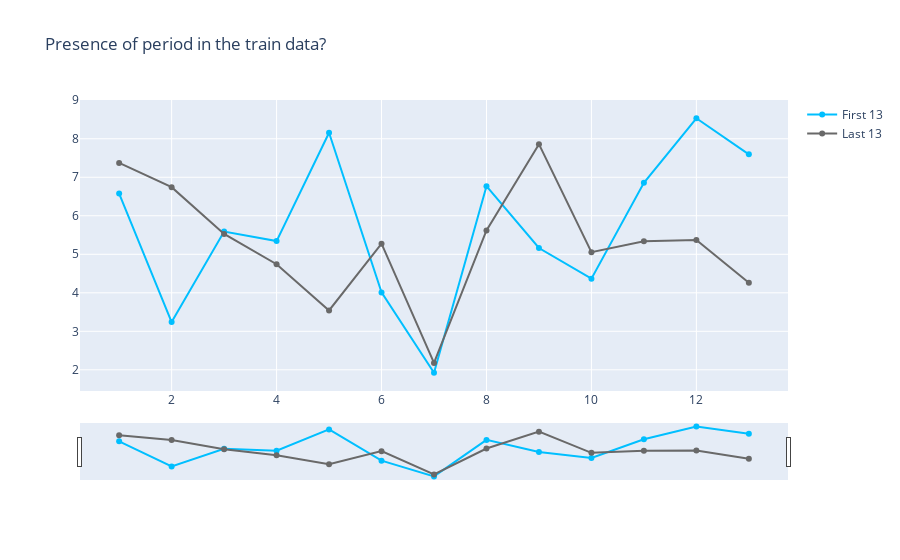

Source (notebook cell):
### Markdown cell above
Okay, The train data here is very large so let's try whether there is same pattern for the first and last 13 serial no's as observed above.

### Code cell
temp_1 = train_df[:13]
temp_2 = train_df[len(train_df)-13:]

temp_2["s.no"]  =[i for i in range(1,14)]
temp_1.EQ  = temp_1.EQ.map(lambda x: np.log(x))
temp_2.EQ  = temp_2.EQ .map(lambda x: np.log(x))


fig = go.Figure()

fig.add_trace(go.Scatter(x=temp_1["s.no"], y=temp_1['EQ'], name="First 13",
                         line_color='deepskyblue'))

fig.add_trace(go.Scatter(x=temp_2["s.no"], y=temp_2['EQ'], name="Last 13",
                         line_color='dimgray'))

fig.update_layout(title_text='Presence of period in the train data?',
                  xaxis_rangeslider_visible=True)
fig.show()

### Figure 1 — Plotly figure (JSON) as saved in the notebook; plotly's stock layout.template omitted (floating-point values rounded to 4 significant figures)
{"data": [{"line": {"color": "deepskyblue"}, "name": "First 13", "type": "scatter", "x": [1, 2, 3, 4, 5, 6, 7, 8, 9, 10, 11, 12, 13], "y": [6.577, 3.24, 5.592, 5.343, 8.155, 4.011, 1.925, 6.768, 5.163, 4.367, 6.855, 8.531, 7.596]}, {"line": {"color": "dimgray"}, "name": "Last 13", "type": "scatter", "x": [1, 2, 3, 4, 5, 6, 7, 8, 9, 10, 11, 12, 13], "y": [7.373, 6.744, 5.527, 4.742, 3.541, 5.275, 2.179, 5.619, 7.86, 5.055, 5.338, 5.369, 4.263]}], "layout": {"title": {"text": "Presence of period in the train data?"}, "xaxis": {"rangeslider": {"visible": true}}}}
